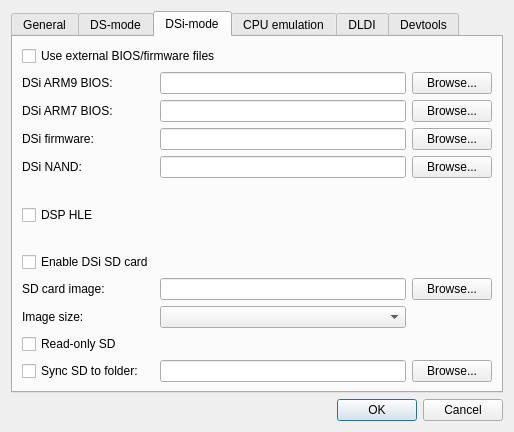
<?xml version="1.0" encoding="UTF-8"?>
<ui version="4.0">
 <class>EmuSettingsDialog</class>
 <widget class="QDialog" name="EmuSettingsDialog">
  <property name="geometry">
   <rect>
    <x>0</x>
    <y>0</y>
    <width>575</width>
    <height>532</height>
   </rect>
  </property>
  <property name="sizePolicy">
   <sizepolicy hsizetype="Fixed" vsizetype="Fixed">
    <horstretch>0</horstretch>
    <verstretch>0</verstretch>
   </sizepolicy>
  </property>
  <property name="windowTitle">
   <string>Emu settings - melonDS</string>
  </property>
  <layout class="QVBoxLayout" name="verticalLayout">
   <property name="sizeConstraint">
    <enum>QLayout::SizeConstraint::SetFixedSize</enum>
   </property>
   <item>
    <widget class="QTabWidget" name="tabWidget">
     <property name="currentIndex">
      <number>2</number>
     </property>
     <widget class="QWidget" name="tab">
      <attribute name="title">
       <string>General</string>
      </attribute>
      <layout class="QFormLayout" name="formLayout_4">
       <item row="1" column="1">
        <widget class="QComboBox" name="cbxConsoleType">
         <property name="sizePolicy">
          <sizepolicy hsizetype="MinimumExpanding" vsizetype="Fixed">
           <horstretch>0</horstretch>
           <verstretch>0</verstretch>
          </sizepolicy>
         </property>
         <property name="whatsThis">
          <string>&lt;html&gt;&lt;head/&gt;&lt;body&gt;&lt;p&gt;The type of console to emulate&lt;/p&gt;&lt;/body&gt;&lt;/html&gt;</string>
         </property>
        </widget>
       </item>
       <item row="2" column="1">
        <widget class="QCheckBox" name="chkDirectBoot">
         <property name="whatsThis">
          <string>&lt;html&gt;&lt;head/&gt;&lt;body&gt;&lt;p&gt;When loading a ROM, completely skip the regular boot process (&amp;quot;Nintendo DS&amp;quot; screen) to boot the ROM directly.&lt;/p&gt;&lt;p&gt;&lt;br/&gt;&lt;/p&gt;&lt;p&gt;Note: if your firmware dump isn't bootable, the ROM will be booted directly regardless of this setting.&lt;/p&gt;&lt;/body&gt;&lt;/html&gt;</string>
         </property>
         <property name="text">
          <string>Boot game directly</string>
         </property>
        </widget>
       </item>
       <item row="3" column="0">
        <spacer name="verticalSpacer_2">
         <property name="orientation">
          <enum>Qt::Orientation::Vertical</enum>
         </property>
         <property name="sizeHint" stdset="0">
          <size>
           <width>20</width>
           <height>40</height>
          </size>
         </property>
        </spacer>
       </item>
       <item row="1" column="0">
        <widget class="QLabel" name="label_4">
         <property name="sizePolicy">
          <sizepolicy hsizetype="Preferred" vsizetype="Fixed">
           <horstretch>0</horstretch>
           <verstretch>0</verstretch>
          </sizepolicy>
         </property>
         <property name="text">
          <string>Console type:</string>
         </property>
        </widget>
       </item>
      </layout>
     </widget>
     <widget class="QWidget" name="tab_2">
      <attribute name="title">
       <string>DS-mode</string>
      </attribute>
      <layout class="QGridLayout" name="gridLayout">
       <item row="3" column="2">
        <widget class="QPushButton" name="btnFirmwareBrowse">
         <property name="text">
          <string>Browse...</string>
         </property>
        </widget>
       </item>
       <item row="4" column="0">
        <spacer name="verticalSpacer_5">
         <property name="orientation">
          <enum>Qt::Orientation::Vertical</enum>
         </property>
         <property name="sizeHint" stdset="0">
          <size>
           <width>20</width>
           <height>40</height>
          </size>
         </property>
        </spacer>
       </item>
       <item row="3" column="0">
        <widget class="QLabel" name="label_3">
         <property name="text">
          <string>DS firmware:</string>
         </property>
        </widget>
       </item>
       <item row="2" column="2">
        <widget class="QPushButton" name="btnBIOS7Browse">
         <property name="text">
          <string>Browse...</string>
         </property>
        </widget>
       </item>
       <item row="1" column="1">
        <widget class="QPathInput" name="txtBIOS9Path">
         <property name="sizePolicy">
          <sizepolicy hsizetype="Expanding" vsizetype="Fixed">
           <horstretch>0</horstretch>
           <verstretch>0</verstretch>
          </sizepolicy>
         </property>
         <property name="minimumSize">
          <size>
           <width>290</width>
           <height>0</height>
          </size>
         </property>
         <property name="statusTip">
          <string/>
         </property>
         <property name="whatsThis">
          <string>&lt;html&gt;&lt;head/&gt;&lt;body&gt;&lt;p&gt;DS-mode ARM9 BIOS&lt;/p&gt;&lt;p&gt;Size should be 4 KB&lt;/p&gt;&lt;/body&gt;&lt;/html&gt;</string>
         </property>
        </widget>
       </item>
       <item row="2" column="0">
        <widget class="QLabel" name="label_2">
         <property name="text">
          <string>DS ARM7 BIOS:</string>
         </property>
        </widget>
       </item>
       <item row="2" column="1">
        <widget class="QPathInput" name="txtBIOS7Path">
         <property name="whatsThis">
          <string>&lt;html&gt;&lt;head/&gt;&lt;body&gt;&lt;p&gt;DS-mode ARM7 BIOS&lt;/p&gt;&lt;p&gt;Size should be 16 KB&lt;/p&gt;&lt;/body&gt;&lt;/html&gt;</string>
         </property>
        </widget>
       </item>
       <item row="3" column="1">
        <widget class="QPathInput" name="txtFirmwarePath">
         <property name="whatsThis">
          <string>&lt;html&gt;&lt;head/&gt;&lt;body&gt;&lt;p&gt;DS-mode firmware&lt;/p&gt;&lt;p&gt;&lt;br/&gt;&lt;/p&gt;&lt;p&gt;Possible firmwares:&lt;/p&gt;&lt;p&gt;* 128 KB: DS-mode firmware from a DSi or 3DS. Not bootable.&lt;/p&gt;&lt;p&gt;* 256 KB: regular DS firmware.&lt;/p&gt;&lt;p&gt;* 512 KB: iQue DS firmware.&lt;/p&gt;&lt;/body&gt;&lt;/html&gt;</string>
         </property>
        </widget>
       </item>
       <item row="1" column="0">
        <widget class="QLabel" name="label">
         <property name="text">
          <string>DS ARM9 BIOS:</string>
         </property>
        </widget>
       </item>
       <item row="1" column="2">
        <widget class="QPushButton" name="btnBIOS9Browse">
         <property name="sizePolicy">
          <sizepolicy hsizetype="Minimum" vsizetype="Fixed">
           <horstretch>0</horstretch>
           <verstretch>0</verstretch>
          </sizepolicy>
         </property>
         <property name="text">
          <string>Browse...</string>
         </property>
         <property name="autoDefault">
          <bool>false</bool>
         </property>
        </widget>
       </item>
       <item row="0" column="0" colspan="3">
        <widget class="QCheckBox" name="chkExternalBIOS">
         <property name="whatsThis">
          <string>&lt;html&gt;&lt;head/&gt;&lt;body&gt;&lt;p&gt;Allows using external user-provided BIOS and firmware dumps.&lt;/p&gt;&lt;/body&gt;&lt;/html&gt;</string>
         </property>
         <property name="text">
          <string>Use external BIOS/firmware files</string>
         </property>
        </widget>
       </item>
      </layout>
     </widget>
     <widget class="QWidget" name="tab_4">
      <attribute name="title">
       <string>DSi-mode</string>
      </attribute>
      <layout class="QGridLayout" name="gridLayout_2">
       <item row="3" column="0">
        <widget class="QLabel" name="label_7">
         <property name="text">
          <string>DSi firmware:</string>
         </property>
        </widget>
       </item>
       <item row="2" column="2">
        <widget class="QPushButton" name="btnDSiBIOS7Browse">
         <property name="text">
          <string>Browse...</string>
         </property>
        </widget>
       </item>
       <item row="1" column="0">
        <widget class="QLabel" name="label_5">
         <property name="text">
          <string>DSi ARM9 BIOS:</string>
         </property>
        </widget>
       </item>
       <item row="13" column="1">
        <widget class="QLineEdit" name="txtDSiSDFolder">
         <property name="whatsThis">
          <string>&lt;html&gt;&lt;head/&gt;&lt;body&gt;&lt;p&gt;Sync the emulated SD card to the given folder. The folder's contents will be copied to the SD image, and any change made to the SD image will be reflected to the folder.&lt;/p&gt;&lt;/body&gt;&lt;/html&gt;</string>
         </property>
        </widget>
       </item>
       <item row="11" column="1">
        <widget class="QComboBox" name="cbxDSiSDSize">
         <property name="whatsThis">
          <string>&lt;html&gt;&lt;head/&gt;&lt;body&gt;&lt;p&gt;Size of the SD image.&lt;/p&gt;&lt;p&gt;&lt;br/&gt;&lt;/p&gt;&lt;p&gt;If set to Auto:&lt;/p&gt;&lt;p&gt;* if an image file exists, the volume size will be that of the image file&lt;/p&gt;&lt;p&gt;* if no image file exists and folder sync is enabled, the volume size will be determined from the synced folder's contents&lt;/p&gt;&lt;p&gt;* otherwise, the volume size will default to 512 MB&lt;/p&gt;&lt;/body&gt;&lt;/html&gt;</string>
         </property>
        </widget>
       </item>
       <item row="4" column="0">
        <widget class="QLabel" name="label_8">
         <property name="text">
          <string>DSi NAND:</string>
         </property>
        </widget>
       </item>
       <item row="0" column="0" colspan="3">
        <widget class="QCheckBox" name="chkDSiExternalBIOS">
         <property name="whatsThis">
          <string>&lt;html&gt;&lt;head/&gt;&lt;body&gt;&lt;p&gt;Allows using external user-provided BIOS and firmware dumps.&lt;/p&gt;&lt;/body&gt;&lt;/html&gt;</string>
         </property>
         <property name="text">
          <string>Use external BIOS/firmware files</string>
         </property>
        </widget>
       </item>
       <item row="8" column="0">
        <widget class="QLabel" name="label_20">
         <property name="text">
          <string/>
         </property>
        </widget>
       </item>
       <item row="1" column="1">
        <widget class="QPathInput" name="txtDSiBIOS9Path">
         <property name="sizePolicy">
          <sizepolicy hsizetype="Expanding" vsizetype="Fixed">
           <horstretch>0</horstretch>
           <verstretch>0</verstretch>
          </sizepolicy>
         </property>
         <property name="whatsThis">
          <string>&lt;html&gt;&lt;head/&gt;&lt;body&gt;&lt;p&gt;DSi-mode ARM9 BIOS&lt;/p&gt;&lt;p&gt;&lt;br/&gt;&lt;/p&gt;&lt;p&gt;Size should be 64 KB&lt;/p&gt;&lt;/body&gt;&lt;/html&gt;</string>
         </property>
        </widget>
       </item>
       <item row="3" column="2">
        <widget class="QPushButton" name="btnDSiFirmwareBrowse">
         <property name="text">
          <string>Browse...</string>
         </property>
        </widget>
       </item>
       <item row="13" column="2">
        <widget class="QPushButton" name="btnDSiSDFolderBrowse">
         <property name="text">
          <string>Browse...</string>
         </property>
        </widget>
       </item>
       <item row="2" column="0">
        <widget class="QLabel" name="label_6">
         <property name="text">
          <string>DSi ARM7 BIOS:</string>
         </property>
        </widget>
       </item>
       <item row="6" column="0">
        <widget class="QLabel" name="label_14">
         <property name="text">
          <string/>
         </property>
        </widget>
       </item>
       <item row="1" column="2">
        <widget class="QPushButton" name="btnDSiBIOS9Browse">
         <property name="text">
          <string>Browse...</string>
         </property>
        </widget>
       </item>
       <item row="9" column="0">
        <widget class="QCheckBox" name="cbDSiSDEnable">
         <property name="whatsThis">
          <string>&lt;html&gt;&lt;head/&gt;&lt;body&gt;&lt;p&gt;Simulate a SD card being inserted in the DSi's SD slot.&lt;/p&gt;&lt;/body&gt;&lt;/html&gt;</string>
         </property>
         <property name="text">
          <string>Enable DSi SD card</string>
         </property>
        </widget>
       </item>
       <item row="13" column="0">
        <widget class="QCheckBox" name="cbDSiSDFolder">
         <property name="whatsThis">
          <string>&lt;html&gt;&lt;head/&gt;&lt;body&gt;&lt;p&gt;Sync the emulated SD card to the given folder. The folder's contents will be copied to the SD image, and any change made to the SD image will be reflected to the folder.&lt;/p&gt;&lt;/body&gt;&lt;/html&gt;</string>
         </property>
         <property name="text">
          <string>Sync SD to folder:</string>
         </property>
        </widget>
       </item>
       <item row="10" column="2">
        <widget class="QPushButton" name="btnDSiSDBrowse">
         <property name="text">
          <string>Browse...</string>
         </property>
        </widget>
       </item>
       <item row="7" column="0">
        <widget class="QCheckBox" name="cbDSPHLE">
         <property name="text">
          <string>DSP HLE</string>
         </property>
        </widget>
       </item>
       <item row="2" column="1">
        <widget class="QPathInput" name="txtDSiBIOS7Path">
         <property name="whatsThis">
          <string>&lt;html&gt;&lt;head/&gt;&lt;body&gt;&lt;p&gt;DSi-mode ARM7 BIOS&lt;/p&gt;&lt;p&gt;&lt;br/&gt;&lt;/p&gt;&lt;p&gt;Size should be 64 KB&lt;/p&gt;&lt;/body&gt;&lt;/html&gt;</string>
         </property>
        </widget>
       </item>
       <item row="12" column="0">
        <widget class="QCheckBox" name="cbDSiSDReadOnly">
         <property name="whatsThis">
          <string>&lt;html&gt;&lt;head/&gt;&lt;body&gt;&lt;p&gt;Make the emulated SD card read-only.&lt;/p&gt;&lt;/body&gt;&lt;/html&gt;</string>
         </property>
         <property name="text">
          <string>Read-only SD</string>
         </property>
        </widget>
       </item>
       <item row="11" column="0">
        <widget class="QLabel" name="label_13">
         <property name="text">
          <string>Image size:</string>
         </property>
        </widget>
       </item>
       <item row="10" column="1">
        <widget class="QPathInput" name="txtDSiSDPath">
         <property name="whatsThis">
          <string>&lt;html&gt;&lt;head/&gt;&lt;body&gt;&lt;p&gt;SD image file for emulating the DSi's SD card. A blank image file will be created if it doesn't already exist.&lt;/p&gt;&lt;/body&gt;&lt;/html&gt;</string>
         </property>
        </widget>
       </item>
       <item row="3" column="1">
        <widget class="QPathInput" name="txtDSiFirmwarePath">
         <property name="whatsThis">
          <string>&lt;html&gt;&lt;head/&gt;&lt;body&gt;&lt;p&gt;DSi-mode firmware (used for DS-mode backwards compatibility)&lt;/p&gt;&lt;p&gt;&lt;br/&gt;&lt;/p&gt;&lt;p&gt;Size should be 128 KB&lt;/p&gt;&lt;/body&gt;&lt;/html&gt;</string>
         </property>
        </widget>
       </item>
       <item row="10" column="0">
        <widget class="QLabel" name="label_10">
         <property name="text">
          <string>SD card image:</string>
         </property>
        </widget>
       </item>
       <item row="4" column="1">
        <widget class="QPathInput" name="txtDSiNANDPath">
         <property name="whatsThis">
          <string>&lt;html&gt;&lt;head/&gt;&lt;body&gt;&lt;p&gt;DSi NAND dump&lt;/p&gt;&lt;p&gt;&lt;br/&gt;&lt;/p&gt;&lt;p&gt;Should have 'nocash footer' at the end&lt;/p&gt;&lt;/body&gt;&lt;/html&gt;</string>
         </property>
        </widget>
       </item>
       <item row="4" column="2">
        <widget class="QPushButton" name="btnDSiNANDBrowse">
         <property name="text">
          <string>Browse...</string>
         </property>
        </widget>
       </item>
      </layout>
     </widget>
     <widget class="QWidget" name="tab_3">
      <attribute name="title">
       <string>CPU emulation</string>
      </attribute>
      <layout class="QFormLayout" name="formLayout_5">
       <item row="0" column="0">
        <widget class="QCheckBox" name="chkEnableJIT">
         <property name="text">
          <string>Enable JIT recompiler</string>
         </property>
        </widget>
       </item>
       <item row="1" column="0">
        <widget class="QLabel" name="label_9">
         <property name="text">
          <string>Maximum JIT block size:</string>
         </property>
        </widget>
       </item>
       <item row="1" column="1">
        <widget class="QSpinBox" name="spnJITMaximumBlockSize">
         <property name="minimum">
          <number>1</number>
         </property>
         <property name="maximum">
          <number>32</number>
         </property>
         <property name="value">
          <number>32</number>
         </property>
        </widget>
       </item>
       <item row="2" column="0">
        <widget class="QCheckBox" name="chkJITBranchOptimisations">
         <property name="text">
          <string>Branch optimisations</string>
         </property>
        </widget>
       </item>
       <item row="3" column="0">
        <widget class="QCheckBox" name="chkJITLiteralOptimisations">
         <property name="text">
          <string>Literal optimisations</string>
         </property>
        </widget>
       </item>
       <item row="4" column="0">
        <widget class="QCheckBox" name="chkJITFastMemory">
         <property name="text">
          <string>Fast memory</string>
         </property>
        </widget>
       </item>
       <item row="5" column="0">
        <spacer name="verticalSpacer">
         <property name="orientation">
          <enum>Qt::Orientation::Vertical</enum>
         </property>
         <property name="sizeHint" stdset="0">
          <size>
           <width>20</width>
           <height>40</height>
          </size>
         </property>
        </spacer>
       </item>
      </layout>
     </widget>
     <widget class="QWidget" name="tab_5">
      <attribute name="title">
       <string>DLDI</string>
      </attribute>
      <layout class="QGridLayout" name="gridLayout_4">
       <item row="1" column="2">
        <widget class="QPushButton" name="btnDLDISDBrowse">
         <property name="text">
          <string>Browse...</string>
         </property>
        </widget>
       </item>
       <item row="4" column="2">
        <widget class="QPushButton" name="btnDLDIFolderBrowse">
         <property name="text">
          <string>Browse...</string>
         </property>
        </widget>
       </item>
       <item row="4" column="1">
        <widget class="QLineEdit" name="txtDLDIFolder">
         <property name="whatsThis">
          <string>&lt;html&gt;&lt;head/&gt;&lt;body&gt;&lt;p&gt;Sync the emulated SD card to the given folder. The folder's contents will be copied to the SD image, and any change made to the SD image will be reflected to the folder.&lt;/p&gt;&lt;/body&gt;&lt;/html&gt;</string>
         </property>
        </widget>
       </item>
       <item row="2" column="0">
        <widget class="QLabel" name="label_12">
         <property name="text">
          <string>Image size:</string>
         </property>
        </widget>
       </item>
       <item row="4" column="0">
        <widget class="QCheckBox" name="cbDLDIFolder">
         <property name="whatsThis">
          <string>&lt;html&gt;&lt;head/&gt;&lt;body&gt;&lt;p&gt;Sync the emulated SD card to the given folder. The folder's contents will be copied to the SD image, and any change made to the SD image will be reflected to the folder.&lt;/p&gt;&lt;/body&gt;&lt;/html&gt;</string>
         </property>
         <property name="text">
          <string>Sync SD to folder:</string>
         </property>
        </widget>
       </item>
       <item row="2" column="1">
        <widget class="QComboBox" name="cbxDLDISize">
         <property name="whatsThis">
          <string>&lt;html&gt;&lt;head/&gt;&lt;body&gt;&lt;p&gt;Size of the SD image.&lt;/p&gt;&lt;p&gt;&lt;br/&gt;&lt;/p&gt;&lt;p&gt;If set to Auto:&lt;/p&gt;&lt;p&gt;* if an image file exists, the volume size will be that of the image file&lt;/p&gt;&lt;p&gt;* if no image file exists and folder sync is enabled, the volume size will be determined from the synced folder's contents&lt;/p&gt;&lt;p&gt;* otherwise, the volume size will default to 512 MB&lt;/p&gt;&lt;/body&gt;&lt;/html&gt;</string>
         </property>
        </widget>
       </item>
       <item row="0" column="0" colspan="3">
        <widget class="QCheckBox" name="cbDLDIEnable">
         <property name="whatsThis">
          <string>&lt;html&gt;&lt;head/&gt;&lt;body&gt;&lt;p&gt;Enable the built-in DLDI driver, to let homebrew access files from an emulated SD card.&lt;/p&gt;&lt;/body&gt;&lt;/html&gt;</string>
         </property>
         <property name="text">
          <string>Enable DLDI (for homebrew)</string>
         </property>
        </widget>
       </item>
       <item row="1" column="1">
        <widget class="QPathInput" name="txtDLDISDPath">
         <property name="whatsThis">
          <string>&lt;html&gt;&lt;head/&gt;&lt;body&gt;&lt;p&gt;SD card image file to be used for DLDI. A blank image file will be created if it doesn't already exist.&lt;/p&gt;&lt;/body&gt;&lt;/html&gt;</string>
         </property>
        </widget>
       </item>
       <item row="5" column="0">
        <spacer name="verticalSpacer_3">
         <property name="orientation">
          <enum>Qt::Orientation::Vertical</enum>
         </property>
         <property name="sizeHint" stdset="0">
          <size>
           <width>20</width>
           <height>40</height>
          </size>
         </property>
        </spacer>
       </item>
       <item row="1" column="0">
        <widget class="QLabel" name="label_11">
         <property name="text">
          <string>SD card image:</string>
         </property>
        </widget>
       </item>
       <item row="3" column="0" colspan="3">
        <widget class="QCheckBox" name="cbDLDIReadOnly">
         <property name="whatsThis">
          <string>&lt;html&gt;&lt;head/&gt;&lt;body&gt;&lt;p&gt;Make the emulated SD card read-only.&lt;/p&gt;&lt;/body&gt;&lt;/html&gt;</string>
         </property>
         <property name="text">
          <string>Read-only SD</string>
         </property>
        </widget>
       </item>
      </layout>
     </widget>
     <widget class="QWidget" name="tab_6">
      <attribute name="title">
       <string>Devtools</string>
      </attribute>
      <layout class="QGridLayout" name="gridLayout_3">
       <item row="1" column="0">
        <widget class="QLabel" name="label_16">
         <property name="text">
          <string>ARM9 port</string>
         </property>
        </widget>
       </item>
       <item row="5" column="0">
        <spacer name="verticalSpacer_4">
         <property name="orientation">
          <enum>Qt::Orientation::Vertical</enum>
         </property>
         <property name="sizeHint" stdset="0">
          <size>
           <width>20</width>
           <height>40</height>
          </size>
         </property>
        </spacer>
       </item>
       <item row="2" column="0">
        <widget class="QLabel" name="label_17">
         <property name="text">
          <string>ARM7 port</string>
         </property>
        </widget>
       </item>
       <item row="0" column="0" colspan="3">
        <widget class="QCheckBox" name="cbGdbEnabled">
         <property name="text">
          <string>Enable GDB stub</string>
         </property>
        </widget>
       </item>
       <item row="4" column="0" colspan="7">
        <widget class="QLabel" name="label_18">
         <property name="text">
          <string>Note: melonDS must be restarted in order for these changes to have effect</string>
         </property>
        </widget>
       </item>
       <item row="3" column="0" colspan="7">
        <widget class="QLabel" name="label_19">
         <property name="text">
          <string>Note: GDB stub cannot be used together with the JIT recompiler</string>
         </property>
        </widget>
       </item>
       <item row="1" column="6">
        <widget class="QCheckBox" name="cbGdbBOSA9">
         <property name="text">
          <string>Break on startup</string>
         </property>
        </widget>
       </item>
       <item row="1" column="1" colspan="5">
        <widget class="QSpinBox" name="intGdbPortA9">
         <property name="minimum">
          <number>1000</number>
         </property>
         <property name="maximum">
          <number>65535</number>
         </property>
         <property name="value">
          <number>3333</number>
         </property>
        </widget>
       </item>
       <item row="2" column="1" colspan="5">
        <widget class="QSpinBox" name="intGdbPortA7">
         <property name="minimum">
          <number>1000</number>
         </property>
         <property name="maximum">
          <number>65535</number>
         </property>
         <property name="value">
          <number>3334</number>
         </property>
        </widget>
       </item>
       <item row="2" column="6">
        <widget class="QCheckBox" name="cbGdbBOSA7">
         <property name="text">
          <string>Break on startup</string>
         </property>
        </widget>
       </item>
      </layout>
     </widget>
    </widget>
   </item>
   <item>
    <widget class="QDialogButtonBox" name="buttonBox">
     <property name="orientation">
      <enum>Qt::Orientation::Horizontal</enum>
     </property>
     <property name="standardButtons">
      <set>QDialogButtonBox::StandardButton::Cancel|QDialogButtonBox::StandardButton::Ok</set>
     </property>
    </widget>
   </item>
  </layout>
 </widget>
 <customwidgets>
  <customwidget>
   <class>QPathInput</class>
   <extends>QLineEdit</extends>
   <header>QPathInput.h</header>
  </customwidget>
 </customwidgets>
 <tabstops>
  <tabstop>cbxConsoleType</tabstop>
  <tabstop>chkDirectBoot</tabstop>
  <tabstop>chkExternalBIOS</tabstop>
  <tabstop>txtBIOS9Path</tabstop>
  <tabstop>btnBIOS9Browse</tabstop>
  <tabstop>txtBIOS7Path</tabstop>
  <tabstop>btnBIOS7Browse</tabstop>
  <tabstop>txtFirmwarePath</tabstop>
  <tabstop>btnFirmwareBrowse</tabstop>
  <tabstop>txtDSiBIOS9Path</tabstop>
  <tabstop>btnDSiBIOS9Browse</tabstop>
  <tabstop>txtDSiBIOS7Path</tabstop>
  <tabstop>btnDSiBIOS7Browse</tabstop>
  <tabstop>txtDSiFirmwarePath</tabstop>
  <tabstop>btnDSiFirmwareBrowse</tabstop>
  <tabstop>cbDSiSDEnable</tabstop>
  <tabstop>txtDSiSDPath</tabstop>
  <tabstop>btnDSiSDBrowse</tabstop>
  <tabstop>cbxDSiSDSize</tabstop>
  <tabstop>cbDSiSDReadOnly</tabstop>
  <tabstop>cbDSiSDFolder</tabstop>
  <tabstop>txtDSiSDFolder</tabstop>
  <tabstop>btnDSiSDFolderBrowse</tabstop>
  <tabstop>chkEnableJIT</tabstop>
  <tabstop>spnJITMaximumBlockSize</tabstop>
  <tabstop>chkJITBranchOptimisations</tabstop>
  <tabstop>chkJITLiteralOptimisations</tabstop>
  <tabstop>chkJITFastMemory</tabstop>
  <tabstop>cbDLDIEnable</tabstop>
  <tabstop>txtDLDISDPath</tabstop>
  <tabstop>btnDLDISDBrowse</tabstop>
  <tabstop>cbxDLDISize</tabstop>
  <tabstop>cbDLDIReadOnly</tabstop>
  <tabstop>cbDLDIFolder</tabstop>
  <tabstop>txtDLDIFolder</tabstop>
  <tabstop>btnDLDIFolderBrowse</tabstop>
 </tabstops>
 <resources/>
 <connections>
  <connection>
   <sender>buttonBox</sender>
   <signal>accepted()</signal>
   <receiver>EmuSettingsDialog</receiver>
   <slot>accept()</slot>
   <hints>
    <hint type="sourcelabel">
     <x>266</x>
     <y>379</y>
    </hint>
    <hint type="destinationlabel">
     <x>157</x>
     <y>274</y>
    </hint>
   </hints>
  </connection>
  <connection>
   <sender>buttonBox</sender>
   <signal>rejected()</signal>
   <receiver>EmuSettingsDialog</receiver>
   <slot>reject()</slot>
   <hints>
    <hint type="sourcelabel">
     <x>334</x>
     <y>379</y>
    </hint>
    <hint type="destinationlabel">
     <x>286</x>
     <y>274</y>
    </hint>
   </hints>
  </connection>
 </connections>
</ui>
